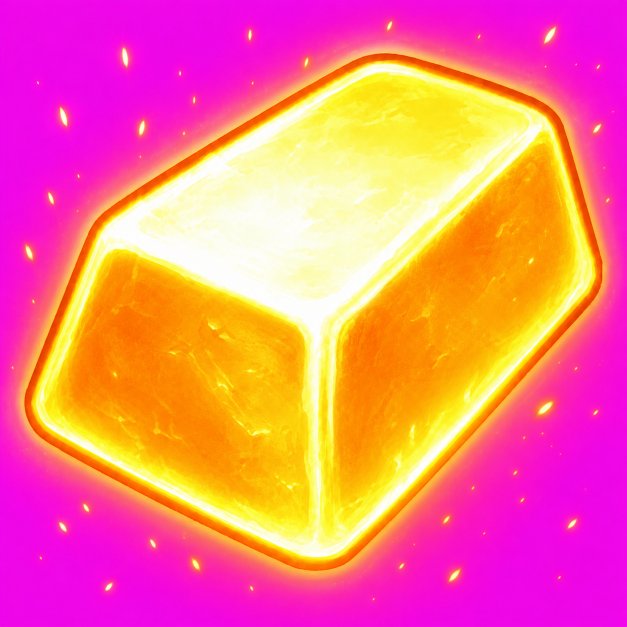
#> input picture assets/ChatGPT Image 29 lip 2026, 19_47_59.png, 1254 x 1254 px (shown at 1/2 size)
$ python build_sheet.py 'ChatGPT Image 29 lip 2026, 19_47_56.png' 'ChatGPT Image 29 lip 2026, 19_47_59.png' 'ChatGPT Image 29 lip 2026, 19_47_59.png' 'ChatGPT Image 29 lip 2026, 19_47_59.png' 'ChatGPT Image 29 lip 2026, 19_47_59.png'
#> lines starting #> are read from the running program, lines starting #| are printed output that depends on the picture; after the words box and inside, x2 and y2 are one past the last pixel; in counts of white or black regions, pixels touching at a corner belong together
#!/usr/bin/env python3
"""
build_sheet.py — turn four generated key frames into a looping spritesheet.

Image generators cannot draw a spritesheet (see SPRITESHEET_PROMPTS.md §0), so
they draw four key frames of a heat ramp and this makes the loop. Three jobs:

  1. key out the magenta backing and despill the fringe it leaves
  2. normalise every frame to the same trimmed, centred cell
  3. ping-pong the keys into a seamless loop and pack them into one strip

The ping-pong matters: a heat ramp played 1-2-3-4 and then jumped back to 1
pops, because frame 4 (white hot) is nothing like frame 1 (cold). Walking back
down 3-2 costs no extra artwork and the loop closes on itself.

    python3 assets/build_sheet.py bronze <cold.png> <warm.png> <hot.png> <white.png>
"""
import sys
from pathlib import Path

import numpy as np
from PIL import Image

CELL = 256          # output cell size, matching the symbol atlas
FRAMES = 12         # frames in the finished loop
FIT = 0.92          # fraction of the cell the artwork fills


def key_magenta(img: Image.Image) -> Image.Image:
    """Cut the #FF00FF backing, then pull the residual purple out of the edge."""
    a = np.asarray(img.convert('RGB')).astype(np.float32)
    r, g, b = a[..., 0], a[..., 1], a[..., 2]

    # The backing is the only thing that is bright in R and B while dark in G.
    # A generated fill is never exactly #FF00FF, hence the bands rather than ==.
    bg = (r > 170) & (b > 170) & (g < 110)

    # Despill: anywhere magenta is bleeding, R and B sit above G for no reason
    # the artwork can justify. Clamping them to G kills the purple rim without
    # touching genuinely warm pixels, where R is high but B is not.
    spill = np.minimum(r, b) - g
    hot = np.clip(spill, 0, None) * ((r > g) & (b > g))
    r = r - hot * 0.9
    b = b - hot * 0.9

    # SOFT key, not a hard one. A glow drawn over the backing blends orange
    # into magenta, and the result is pink but nowhere near #FF00FF — a hard
    # threshold leaves it opaque and the finished frame wears a pink halo.
    # Alpha falls off with how magenta a pixel is, so the corona keeps its
    # brightness and loses its colour cast.
    magenta = np.clip(spill / 70.0, 0, 1)
    alpha = np.where(bg, 0.0, 255.0 * (1.0 - magenta))

    out = np.dstack([r, g, b, alpha]).clip(0, 255).astype(np.uint8)
    # RGB under zero alpha must be zeroed or it bleeds back in when scaled
    out[alpha == 0] = 0
    return Image.fromarray(out, 'RGBA')


def fit_cell(img: Image.Image) -> Image.Image:
    """Trim to the artwork and centre it in a CELL square at a fixed scale."""
    box = img.getbbox()
    if box:
        img = img.crop(box)
    side = max(img.size)
    target = int(CELL * FIT)
    scale = target / side
    img = img.resize((max(1, round(img.width * scale)),
                      max(1, round(img.height * scale))), Image.LANCZOS)
    cell = Image.new('RGBA', (CELL, CELL), (0, 0, 0, 0))
    cell.alpha_composite(img, ((CELL - img.width) // 2, (CELL - img.height) // 2))
    return cell


def loop(keys: list[Image.Image]) -> list[Image.Image]:
    """Ping-pong the keys and crossfade between them to FRAMES frames."""
    path = keys + keys[-2:0:-1]          # 1 2 3 4 3 2
    out = []
    for i in range(FRAMES):
        t = i / FRAMES * len(path)
        a = path[int(t) % len(path)]
        b = path[(int(t) + 1) % len(path)]
        out.append(Image.blend(a, b, t - int(t)))
    return out


def main() -> int:
    if len(sys.argv) < 6:
        print(__doc__)
        return 2
    name, paths = sys.argv[1], sys.argv[2:6]
    keys = [fit_cell(key_magenta(Image.open(p))) for p in paths]
#> in key_magenta, `bg = (r > 170) & (b > 170) & (g < 110)`:
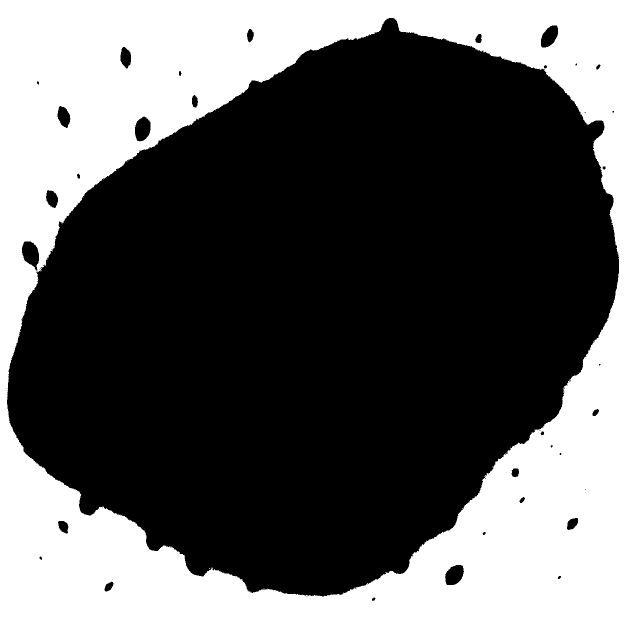
#> bg: shape (1254, 1254) bool (shown at 1/2 size); 36.9% white; 5 white regions (4 under 20 px), largest, box (x1, y1, x2, y2) and area: (0, 0, 1254, 1254) 579650
#> in key_magenta, `spill = np.minimum(r, b) - g`:
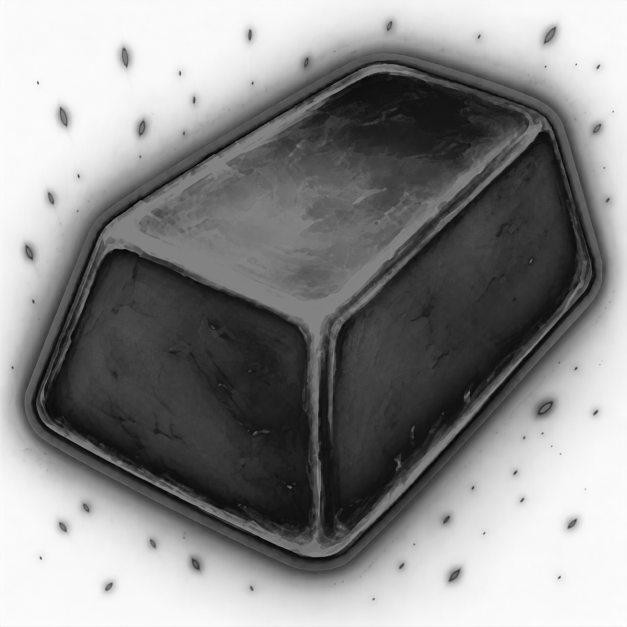
#> spill: shape (1254, 1254) float32 (shown at 1/2 size); min -247, max 234, mean 14.6; drawn with min black and max white
#> in key_magenta, `b = b - hot * 0.9`:
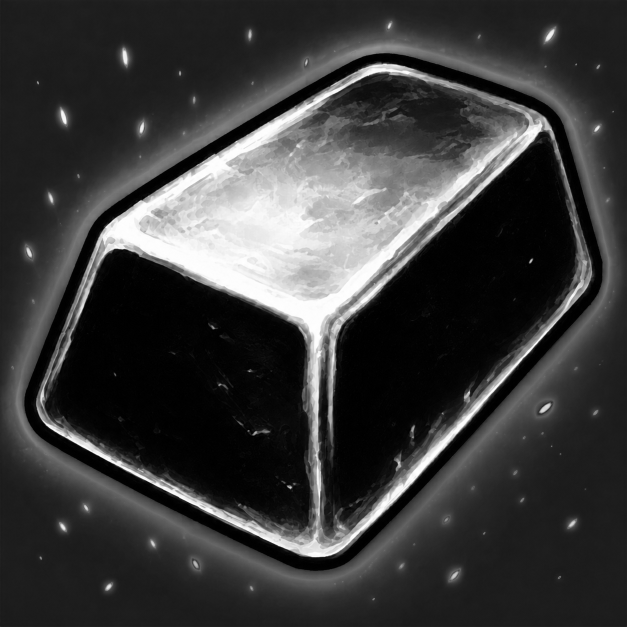
#> b: shape (1254, 1254) float32 (shown at 1/2 size); min 0, max 255, mean 59.2
#> in key_magenta, `alpha = np.where(bg, 0.0, 255.0 * (1.0 - magenta))`:
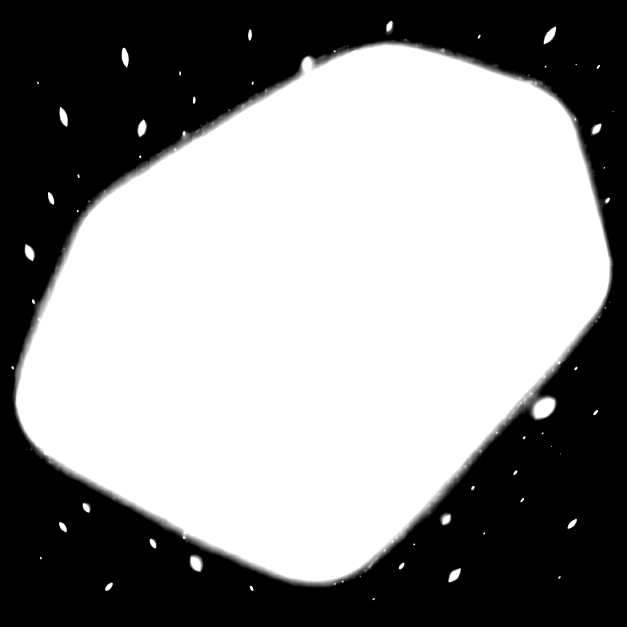
#> alpha: shape (1254, 1254) float32 (shown at 1/2 size); min 0, max 255, mean 143.3
#> in key_magenta, `out = np.dstack([r, g, b, alpha]).clip(0, 255).astype(np.uint8)`:
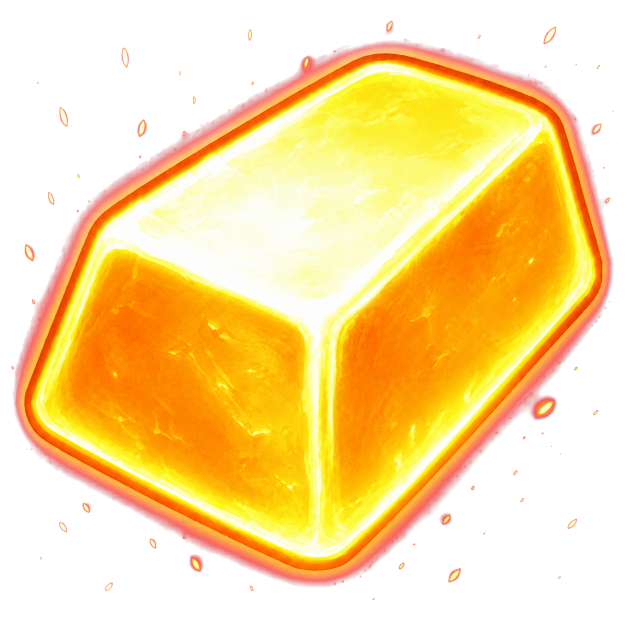
#> out: shape (1254, 1254, 4) (shown at 1/2 size); mean of channels 0, 1, 2, 3 175.7, 117.5, 59, 143.2; transparent parts drawn white
#> in fit_cell, `box = img.getbbox()`: box = (22, 41, 1228, 1201)
#> in fit_cell, `cell = Image.new('RGBA', (CELL, CELL), (0, 0, 0, 0))`: cell: PIL image 256x256 RGBA; every value is 0
#> in fit_cell, `cell.alpha_composite(img, ((CELL - img.width) // 2, (CELL - img.height..`:
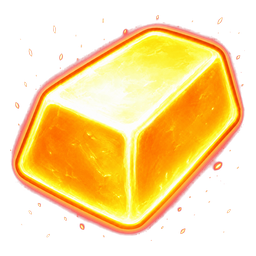
#> cell: PIL image 256x256 RGBA; mean R, G, B, A 136.3, 101.9, 41.3, 130.5; transparent parts drawn white
#> keys = 4 items
    frames = loop(keys)
#> in loop, `path = keys + keys[-2:0:-1]`: path = 6 items
#> the loop in loop, `for i in range(FRAMES):` made 12 passes
#> t on passes 1 to 12: 0, 0.5, 1, 1.5, 2, 2.5, 3, 3.5, 4, 4.5, 5, 5.5
#> after the loop in loop, `for i in range(FRAMES):`: out = 12 items
#> frames = 12 items

    sheet = Image.new('RGBA', (CELL * len(frames), CELL), (0, 0, 0, 0))
#> sheet: PIL image 3072x256 RGBA; every value is 0
    for i, f in enumerate(frames):
        sheet.paste(f, (i * CELL, 0), f)
#> this loop made 12 passes
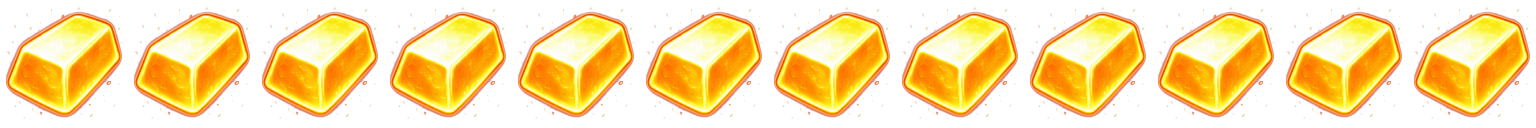
#> sheet: PIL image 3072x256 RGBA (shown at 1/2 size); mean R, G, B, A 128.5, 98.6, 38.2, 128.7; transparent parts drawn white

    for out in (Path('frontend/public/assets'), Path('assets/build')):
        out.mkdir(parents=True, exist_ok=True)
        sheet.save(out / f'sym_{name}_win.png')
    print(f'sym_{name}_win.png — {len(frames)} frames, {sheet.width}x{sheet.height}')
#| sym_ChatGPT Image 29 lip 2026, 19_47_56.png_win.png — 12 frames, 3072x256
    return 0


if __name__ == '__main__':
    raise SystemExit(main())
#> (the program exits here)

$ run again, on assets/ChatGPT Image 29 lip 2026, 19_48_04.png
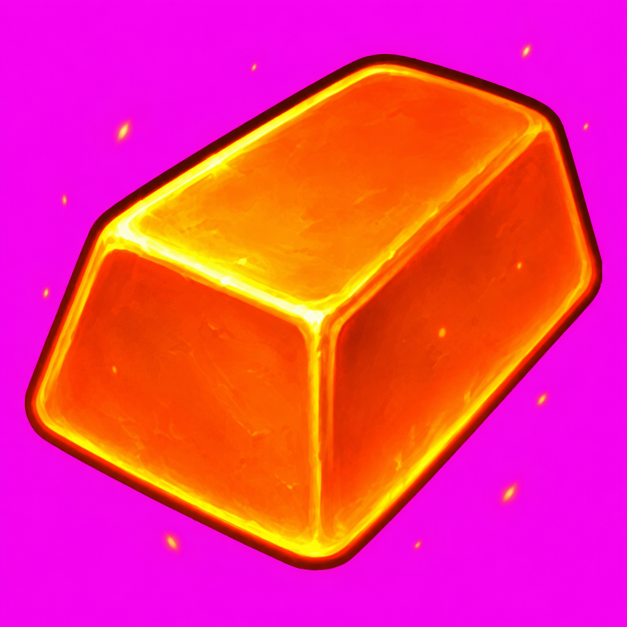
#> input picture assets/ChatGPT Image 29 lip 2026, 19_48_04.png, 1254 x 1254 px (shown at 1/2 size)
#> in key_magenta, `bg = (r > 170) & (b > 170) & (g < 110)`:
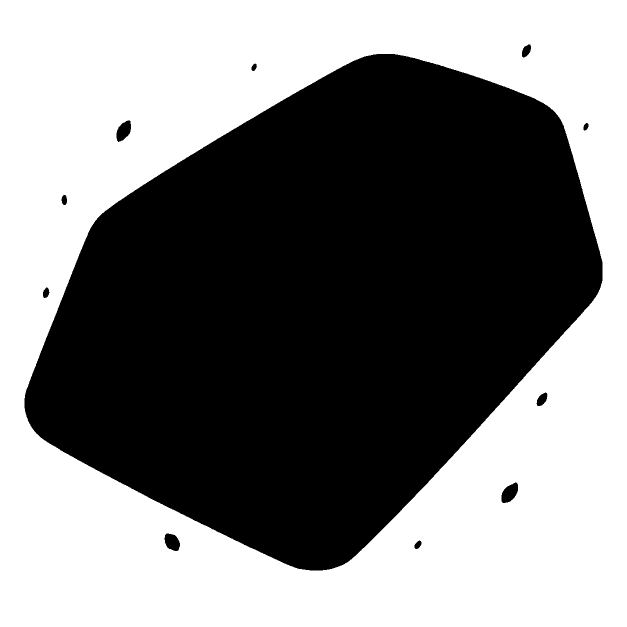
#> bg: shape (1254, 1254) bool (shown at 1/2 size); 50.1% white; 11 black regions, largest, box (x1, y1, x2, y2) and area: (49, 108, 1205, 1141) 780177, (1003, 965, 1036, 1006) 905, (233, 241, 262, 284) 836
#> box = (50, 91, 1204, 1140)
#> keys = 4 items
#> path = 6 items
#> the loop in loop, `for i in range(FRAMES):` made 12 passes
#> t on passes 1 to 8: 0, 0.5, 1, 1.5, 2, 2.5, 3, 3.5
#> after the loop in loop, `for i in range(FRAMES):`: out = 12 items
#> the loop in main, `for i, f in enumerate(frames):` made 12 passes
#> after the loop in main, `for i, f in enumerate(frames):`:
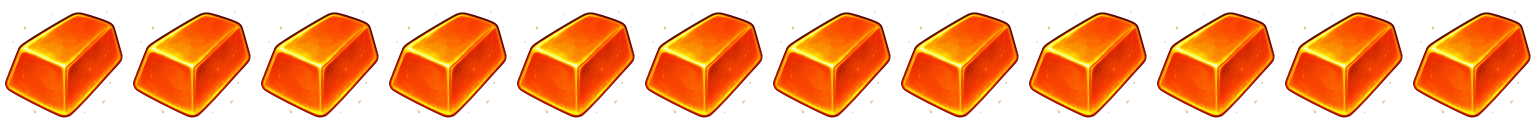
#> sheet: PIL image 3072x256 RGBA (shown at 1/2 size); mean R, G, B, A 116.8, 47.2, 2.3, 125.1; transparent parts drawn white
#| sym_ChatGPT Image 29 lip 2026, 19_48_04.png_win.png — 12 frames, 3072x256

$ run again, on assets/ChatGPT Image 29 lip 2026, 19_48_08.png
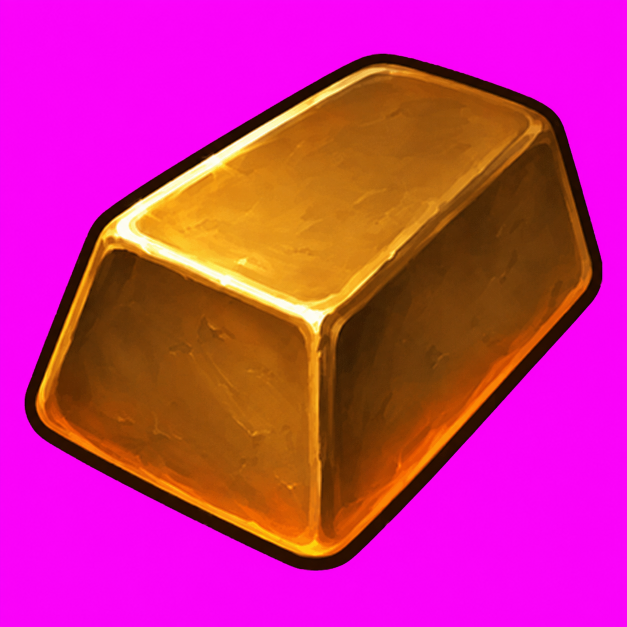
#> input picture assets/ChatGPT Image 29 lip 2026, 19_48_08.png, 1254 x 1254 px (shown at 1/2 size)
#> in key_magenta, `bg = (r > 170) & (b > 170) & (g < 110)`:
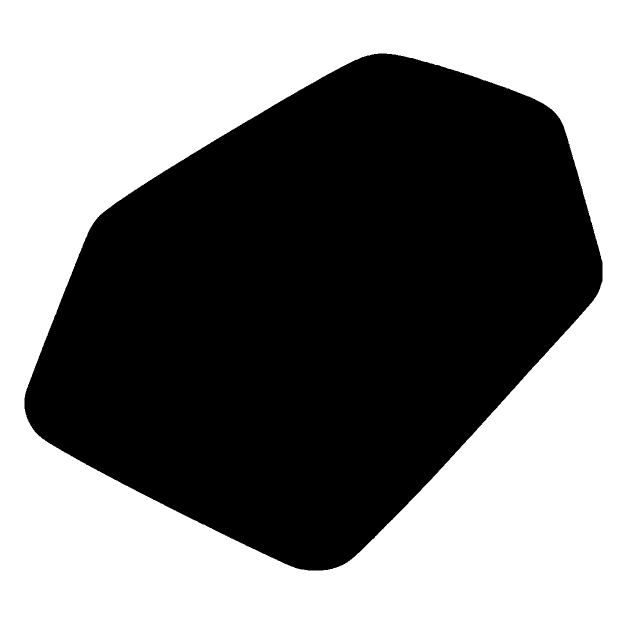
#> bg: shape (1254, 1254) bool (shown at 1/2 size); 50.4% white; 1 black region, box (x1, y1, x2, y2) and area: (49, 107, 1205, 1141) 780191
#> box = (50, 108, 1204, 1141)
#> keys = 4 items
#> path = 6 items
#> the loop in loop, `for i in range(FRAMES):` made 12 passes
#> t on passes 1 to 8: 0, 0.5, 1, 1.5, 2, 2.5, 3, 3.5
#> after the loop in loop, `for i in range(FRAMES):`: out = 12 items
#> the loop in main, `for i, f in enumerate(frames):` made 12 passes
#> after the loop in main, `for i, f in enumerate(frames):`:
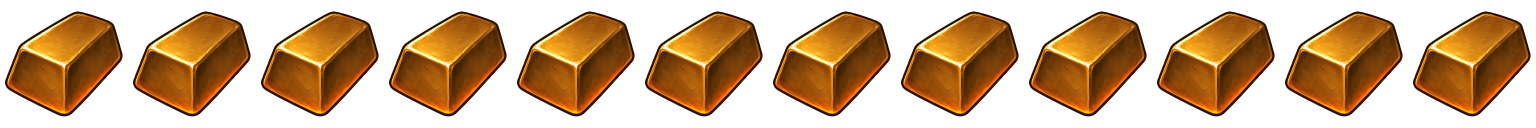
#> sheet: PIL image 3072x256 RGBA (shown at 1/2 size); mean R, G, B, A 74.1, 41.9, 8, 124.7; transparent parts drawn white
#| sym_ChatGPT Image 29 lip 2026, 19_48_08.png_win.png — 12 frames, 3072x256
